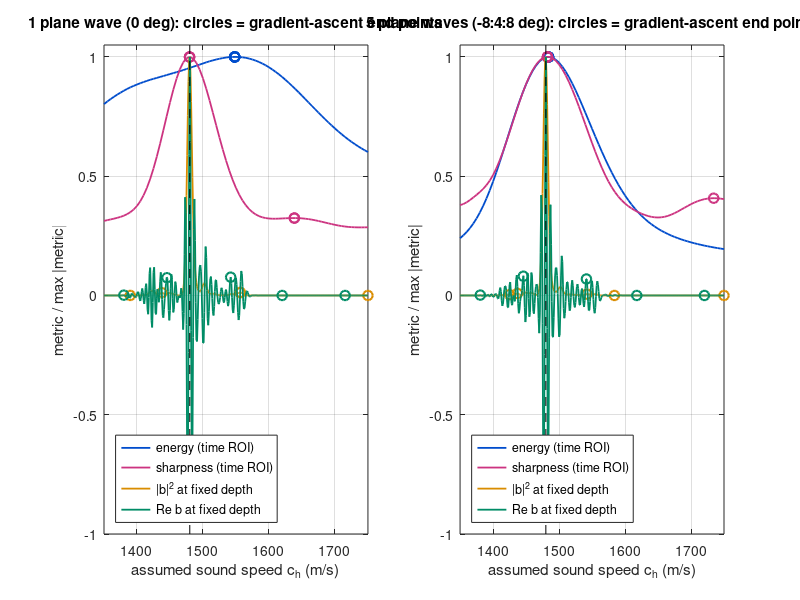

Reproduce this figure in MATLAB.
%% m14_autofocus_sound_speed.m  --  sound speed by gradient ascent on a focus metric
% Purpose : simulate plane-wave IQ channel data (64 elements, 5 MHz) from a point
%           target in speckle in a medium with c_true = 1480 m/s, beamform at an
%           assumed speed ch, and estimate c by gradient ascent on four metrics:
%             energy : sum of |b|^2 over an ROI fixed in two-way time (coherently compounded)
%             sharp  : P*sum(I.^2)/sum(I)^2 over the same ROI
%             envz   : |b|^2 at a pixel fixed in depth (x = 0, z = 30 mm)
%             rfz    : real part of b (the RF value) at that fixed pixel
%           The derivative dM/dch is computed exactly by the chain rule (forward mode):
%           d/dch [IQ(tau) e^{j w0 tau}] = (IQ'(tau) + j w0 IQ(tau)) e^{j w0 tau} dtau/dch.
% Change  : c_true, z, angles_deg (try a single 0 deg plane wave), starts, the scene.
% Expect  : 5 angles: energy peaks at 1484-1486 m/s (bias about +5 m/s) and every start
%           in 1380-1720 converges there; rfz oscillates with period ch^2/(2 z f0)
%           (7.3 m/s here) and every start stops on its nearest local maximum (cycle
%           skipping). 1 angle: energy is nearly flat and peaks far from c_true.
% Base MATLAB only; runs in MATLAB R2019b+ and GNU Octave 8. Runtime about 10 s.
rng(1);

%% 1. Geometry, pulse and scatterers
c_true = 1480;            % true sound speed (m/s)
z      = 30e-3;           % target depth (m)
f0 = 5e6; w0 = 2*pi*f0;   % centre frequency (Hz)
sig = 0.125e-6;           % Gaussian envelope std (s): -6 dB bandwidth 3 MHz (60 %)
fs = 40e6;                % IQ sampling rate (Hz)
N = 64; pitch = 0.3e-3;   % elements, pitch (m): aperture 19.2 mm, F/1.56 at 30 mm
xe = ((0:N-1) - (N-1)/2) * pitch;                   % 1 x N element positions (m)
K = 500;                                            % speckle scatterers
sx = [0; (rand(K,1) - 0.5) * 8e-3];                 % lateral (m), first one is the point
sz = [z; z + (rand(K,1) - 0.5) * 3e-3];             % depth (m)
amp = [3; 0.25 * (randn(K,1) + 1j*randn(K,1)) / sqrt(2)];
angle_sets = {0, (-8:4:8)};                         % plane-wave angles (deg)

for set_id = 1:2
th = angle_sets{set_id} * pi/180;  A = numel(th);

%% 2. IQ channel data: IQ(t) = sum_k a_k g(t - t_k) e^{-j w0 t_k}
tk = zeros(K+1, N, A);
for a = 1:A
    tk(:,:,a) = (sz*cos(th(a)) + sx*sin(th(a)))/c_true + sqrt((sx - xe).^2 + sz.^2)/c_true;
end
t0 = min(tk(:)) - 1.5e-6;  T = ceil((max(tk(:)) + 1.5e-6 - t0) * fs);
tg = t0 + (0:T-1).' / fs;                            % T x 1 fast time (s)
IQ = zeros(T, N, A);
for a = 1:A
    for e = 1:N
        tt = tk(:, e, a).';                          % 1 x (K+1)
        IQ(:, e, a) = exp(-(tg - tt).^2 / (2*sig^2)) * (amp .* exp(-1j*w0*tt.'));
    end
end

%% 3. Beamformer with exact derivative (anonymous functions only)
% ROI in time coordinates: pixel (x, t), depth at assumed speed = ch*t/2
nx = 21; nt = 25;
[PX, PT] = meshgrid(((0:nx-1) - (nx-1)/2) * 0.15e-3, 2*z/c_true + ((0:nt-1) - (nt-1)/2) * 50e-9);
Px = PX(:); Pt = PT(:); P = numel(Px);
U   = @(tau) (tau - t0) * fs;
I0  = @(tau) min(max(floor(U(tau)), 0), T-2);
% core: q0 = IQ at the sample before tau, dq = next minus q0, fr = fraction, E = e^{j w0 tau}
core = @(q0, dq, fr, E, dt) [sum((q0 + dq.*fr) .* E, 2), sum((dq*fs + 1j*w0*(q0 + dq.*fr)) .* E .* dt, 2)];
bfi  = @(k, fr, tau, dt) core(IQ(k), IQ(k+1) - IQ(k), fr, exp(1j*w0*tau), dt);   % k = linear index
bfa  = @(tau, dt, a) bfi(I0(tau) + 1 + (0:N-1)*T + (a-1)*T*N, U(tau) - I0(tau), tau, dt);
% time-ROI delays and d tau / d ch
tauT  = @(ch, a) Pt/2*cos(th(a)) + Px*sin(th(a))/ch + sqrt((Px - xe).^2/ch^2 + (Pt/2).^2);
dtauT = @(ch, a) -Px*sin(th(a))/ch^2 - ((Px - xe).^2/ch^3) ./ sqrt((Px - xe).^2/ch^2 + (Pt/2).^2);
% fixed-depth pixel (x = 0, z)
tauZ  = @(ch, a) (z*cos(th(a)) + sqrt(xe.^2 + z^2)) / ch;
BT = @(ch) cell2mat(arrayfun(@(a) bfa(tauT(ch,a), dtauT(ch,a), a), 1:A, 'UniformOutput', false));
BZ = @(ch) cell2mat(arrayfun(@(a) bfa(tauZ(ch,a), -tauZ(ch,a)/ch, a), 1:A, 'UniformOutput', false));
bsum = @(Bm) [sum(Bm(:,1:2:end), 2), sum(Bm(:,2:2:end), 2)];       % compound angles: [b, db]
% metrics: each returns [M, dM/dch]
mE = @(bd) [sum(abs(bd(:,1)).^2), sum(2*real(conj(bd(:,1)).*bd(:,2)))];
mS = @(bd) P * [sum(abs(bd(:,1)).^4) / sum(abs(bd(:,1)).^2)^2, ...
     (sum(4*abs(bd(:,1)).^2 .* real(conj(bd(:,1)).*bd(:,2))) * sum(abs(bd(:,1)).^2) ...
      - 2*sum(abs(bd(:,1)).^4) * sum(2*real(conj(bd(:,1)).*bd(:,2)))) / sum(abs(bd(:,1)).^2)^3];
metric = {@(ch) mE(bsum(BT(ch))), @(ch) mS(bsum(BT(ch))), ...
          @(ch) mE(bsum(BZ(ch))), @(ch) real(bsum(BZ(ch)))};
names = {'energy', 'sharp', 'envz', 'rfz'};
S0 = [40 40 8 1.5];       % initial trial step of the line search (m/s)
cmin = 1350; cmax = 1750; % box constraint: every step is projected onto [cmin, cmax]

%% 4. Derivative check at 1540 m/s (exact chain rule vs central difference)
if set_id == 2
    for m = 1:4
        r = metric{m}(1540);  h = 1e-3;
        fd = (metric{m}(1540+h) - metric{m}(1540-h)) / (2*h);
        fprintf('dM/dc check %-6s  chain rule / central difference = %.6f\n', names{m}, r(2)/fd(1));
    end
end

%% 5. Sweep and gradient ascent from several starts
fprintf('\n%d plane wave(s): c_true = %d m/s, z = %d mm\n', A, c_true, round(z*1e3));
fprintf('metric | argmax (m/s) | gradient ascent: start -> end (iterations)\n');
starts = [1380 1440 1540 1620 1720];
cs_roi = 1350:5:1750;  cs_pix = 1350:1:1750;
curves = cell(1,4);  ends = zeros(4, numel(starts));
for m = 1:4
    if m <= 2, cs = cs_roi; else, cs = cs_pix; end
    M = zeros(size(cs));  for i = 1:numel(cs), r = metric{m}(cs(i)); M(i) = r(1); end
    curves{m} = [cs; M];  [~, im] = max(M);
    s_out = '';
    for j = 1:numel(starts)
        c = starts(j);  r = metric{m}(c);  n = 0;
        while n < 60
            g = r(2);  if g == 0, break; end
            s = S0(m);  ok = false;
            while s > 0.05
                cn = min(max(c + sign(g)*s, cmin), cmax);  rn = metric{m}(cn);   % projected step
                if cn ~= c && rn(1) >= r(1) + 1e-4*abs(cn-c)*abs(g), c = cn; r = rn; ok = true; break; end
                s = s/2;
            end
            if ~ok, break; end
            n = n + 1;
        end
        ends(m, j) = c;
        s_out = [s_out sprintf('%d->%.1f(%d)  ', starts(j), c, n)];
    end
    fprintf('%-6s | %7.1f      | %s\n', names{m}, cs(im), s_out);
end
fprintf('RF-at-fixed-depth period predicted ch^2/(2 z f0) = %.1f m/s at ch = c_true\n', c_true^2/(2*z*f0));
if set_id == 1, curves1 = curves; ends1 = ends; else, curves5 = curves; ends5 = ends; end
end

%% 6. Figures
figure('Position', [80 80 1100 460]);
cols = {[0 0.3 0.8], [0.8 0.2 0.5], [0.85 0.55 0], [0 0.55 0.4]};
for set_id = 1:2
    subplot(1,2,set_id);
    if set_id == 1, cv = curves1; en = ends1; ttl = '1 plane wave (0 deg)'; else, cv = curves5; en = ends5; ttl = '5 plane waves (-8:4:8 deg)'; end
    h = zeros(1,4);
    for m = 1:4
        y = cv{m}(2,:);  y = y / max(abs(y));
        h(m) = plot(cv{m}(1,:), y, 'Color', cols{m}, 'LineWidth', 1.3); hold on;
        yi = interp1(cv{m}(1,:), y, en(m,:));
        plot(en(m,:), yi, 'o', 'Color', cols{m}, 'MarkerSize', 7, 'LineWidth', 1.5);
    end
    plot([c_true c_true], [-1 1.05], 'k--');
    xlim([1350 1750]); ylim([-1 1.05]); grid on;
    xlabel('assumed sound speed c_h (m/s)'); ylabel('metric / max |metric|');
    title([ttl ': circles = gradient-ascent end points']);
    legend(h, {'energy (time ROI)', 'sharpness (time ROI)', '|b|^2 at fixed depth', 'Re b at fixed depth'}, 'Location', 'southwest');
end
